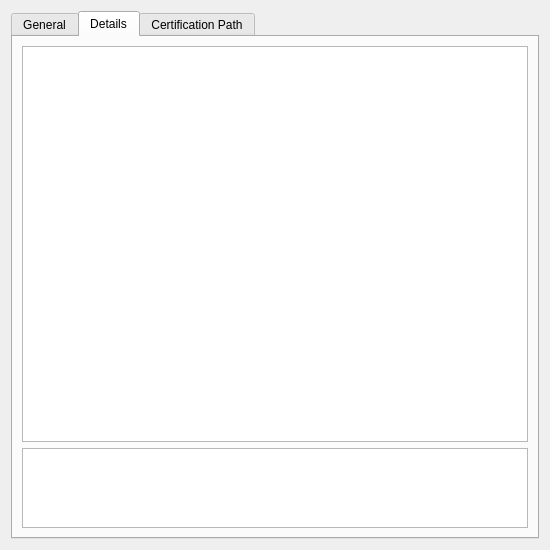
<?xml version="1.0" encoding="UTF-8"?>
<ui version="4.0">
 <class>CertificateViewerWidget</class>
 <widget class="QWidget" name="CertificateViewerWidget">
  <property name="geometry">
   <rect>
    <x>0</x>
    <y>0</y>
    <width>550</width>
    <height>550</height>
   </rect>
  </property>
  <layout class="QVBoxLayout" name="verticalLayout">
   <item>
    <widget class="QTabWidget" name="tabWidget">
     <property name="currentIndex">
      <number>1</number>
     </property>
     <widget class="QWidget" name="generalTab">
      <attribute name="title">
       <string>General</string>
      </attribute>
      <layout class="QVBoxLayout" name="generalLayout">
       <item>
        <widget class="QGroupBox" name="issuedToGroup">
         <property name="title">
          <string>Issued To</string>
         </property>
         <layout class="QFormLayout" name="issuedToFormLayout">
          <property name="fieldGrowthPolicy">
           <enum>QFormLayout::FieldGrowthPolicy::ExpandingFieldsGrow</enum>
          </property>
          <property name="labelAlignment">
           <set>Qt::AlignmentFlag::AlignLeading</set>
          </property>
          <item row="0" column="0">
           <widget class="QLabel" name="issuedToCNLabel">
            <property name="text">
             <string>Common Name (CN):</string>
            </property>
           </widget>
          </item>
          <item row="0" column="1">
           <widget class="QLineEdit" name="issuedToCNEdit">
            <property name="alignment">
             <set>Qt::AlignmentFlag::AlignLeading</set>
            </property>
            <property name="readOnly">
             <bool>true</bool>
            </property>
           </widget>
          </item>
          <item row="1" column="0">
           <widget class="QLabel" name="issuedToOLabel">
            <property name="text">
             <string>Organization (O):</string>
            </property>
           </widget>
          </item>
          <item row="1" column="1">
           <widget class="QLineEdit" name="issuedToOEdit">
            <property name="alignment">
             <set>Qt::AlignmentFlag::AlignLeading</set>
            </property>
            <property name="readOnly">
             <bool>true</bool>
            </property>
           </widget>
          </item>
          <item row="2" column="0">
           <widget class="QLabel" name="issuedToOULabel">
            <property name="text">
             <string>Organizational Unit (OU):</string>
            </property>
           </widget>
          </item>
          <item row="2" column="1">
           <widget class="QLineEdit" name="issuedToOUEdit">
            <property name="alignment">
             <set>Qt::AlignmentFlag::AlignLeading</set>
            </property>
            <property name="readOnly">
             <bool>true</bool>
            </property>
           </widget>
          </item>
          <item row="3" column="0">
           <widget class="QLabel" name="issuedToSerialLabel">
            <property name="text">
             <string>Serial Number:</string>
            </property>
           </widget>
          </item>
          <item row="3" column="1">
           <widget class="QLineEdit" name="issuedToSerialEdit">
            <property name="alignment">
             <set>Qt::AlignmentFlag::AlignLeading</set>
            </property>
            <property name="readOnly">
             <bool>true</bool>
            </property>
           </widget>
          </item>
         </layout>
        </widget>
       </item>
       <item>
        <widget class="QGroupBox" name="issuedByGroup">
         <property name="title">
          <string>Issued By</string>
         </property>
         <layout class="QFormLayout" name="issuedByFormLayout">
          <property name="fieldGrowthPolicy">
           <enum>QFormLayout::FieldGrowthPolicy::ExpandingFieldsGrow</enum>
          </property>
          <property name="labelAlignment">
           <set>Qt::AlignmentFlag::AlignLeading</set>
          </property>
          <item row="0" column="0">
           <widget class="QLabel" name="issuedByCNLabel">
            <property name="text">
             <string>Common Name (CN):</string>
            </property>
           </widget>
          </item>
          <item row="0" column="1">
           <widget class="QLineEdit" name="issuedByCNEdit">
            <property name="alignment">
             <set>Qt::AlignmentFlag::AlignLeading</set>
            </property>
            <property name="readOnly">
             <bool>true</bool>
            </property>
           </widget>
          </item>
          <item row="1" column="0">
           <widget class="QLabel" name="issuedByOLabel">
            <property name="text">
             <string>Organization (O):</string>
            </property>
           </widget>
          </item>
          <item row="1" column="1">
           <widget class="QLineEdit" name="issuedByOEdit">
            <property name="alignment">
             <set>Qt::AlignmentFlag::AlignLeading</set>
            </property>
            <property name="readOnly">
             <bool>true</bool>
            </property>
           </widget>
          </item>
          <item row="2" column="0">
           <widget class="QLabel" name="issuedByOULabel">
            <property name="text">
             <string>Organizational Unit (OU):</string>
            </property>
           </widget>
          </item>
          <item row="2" column="1">
           <widget class="QLineEdit" name="issuedByOUEdit">
            <property name="alignment">
             <set>Qt::AlignmentFlag::AlignLeading</set>
            </property>
            <property name="readOnly">
             <bool>true</bool>
            </property>
           </widget>
          </item>
         </layout>
        </widget>
       </item>
       <item>
        <widget class="QGroupBox" name="validityGroup">
         <property name="title">
          <string>Validity</string>
         </property>
         <layout class="QFormLayout" name="validityFormLayout">
          <property name="fieldGrowthPolicy">
           <enum>QFormLayout::FieldGrowthPolicy::ExpandingFieldsGrow</enum>
          </property>
          <property name="labelAlignment">
           <set>Qt::AlignmentFlag::AlignLeading</set>
          </property>
          <item row="0" column="0">
           <widget class="QLabel" name="notBeforeLabel">
            <property name="text">
             <string>Issued On:</string>
            </property>
           </widget>
          </item>
          <item row="0" column="1">
           <widget class="QLineEdit" name="notBeforeEdit">
            <property name="alignment">
             <set>Qt::AlignmentFlag::AlignLeading</set>
            </property>
            <property name="readOnly">
             <bool>true</bool>
            </property>
           </widget>
          </item>
          <item row="1" column="0">
           <widget class="QLabel" name="notAfterLabel">
            <property name="text">
             <string>Expires On:</string>
            </property>
           </widget>
          </item>
          <item row="1" column="1">
           <widget class="QLineEdit" name="notAfterEdit">
            <property name="alignment">
             <set>Qt::AlignmentFlag::AlignLeading</set>
            </property>
            <property name="readOnly">
             <bool>true</bool>
            </property>
           </widget>
          </item>
         </layout>
        </widget>
       </item>
       <item>
        <widget class="QGroupBox" name="keyUsageGroup">
         <property name="title">
          <string>Key Usage</string>
         </property>
         <layout class="QVBoxLayout" name="keyUsageLayout">
          <item>
           <widget class="QLineEdit" name="keyUsageEdit">
            <property name="readOnly">
             <bool>true</bool>
            </property>
           </widget>
          </item>
         </layout>
        </widget>
       </item>
       <item>
        <spacer name="generalSpacer">
         <property name="orientation">
          <enum>Qt::Orientation::Vertical</enum>
         </property>
         <property name="sizeHint" stdset="0">
          <size>
           <width>20</width>
           <height>10</height>
          </size>
         </property>
        </spacer>
       </item>
      </layout>
     </widget>
     <widget class="QWidget" name="detailsTab">
      <attribute name="title">
       <string>Details</string>
      </attribute>
      <layout class="QVBoxLayout" name="detailsLayout">
       <item>
        <widget class="QTreeView" name="detailsTreeView">
         <property name="alternatingRowColors">
          <bool>true</bool>
         </property>
        </widget>
       </item>
       <item>
        <widget class="QTextEdit" name="detailsValueEdit">
         <property name="maximumSize">
          <size>
           <width>16777215</width>
           <height>80</height>
          </size>
         </property>
         <property name="font">
          <font>
           <family>Courier</family>
          </font>
         </property>
         <property name="readOnly">
          <bool>true</bool>
         </property>
        </widget>
       </item>
      </layout>
     </widget>
     <widget class="QWidget" name="certPathTab">
      <attribute name="title">
       <string>Certification Path</string>
      </attribute>
      <layout class="QVBoxLayout" name="certPathLayout">
       <item>
        <widget class="QTreeView" name="certPathTreeView">
         <property name="textElideMode">
          <enum>Qt::TextElideMode::ElideNone</enum>
         </property>
         <property name="headerHidden">
          <bool>true</bool>
         </property>
        </widget>
       </item>
       <item>
        <widget class="QGroupBox" name="certPathSummaryGroup">
         <property name="title">
          <string>Certificate Status</string>
         </property>
         <layout class="QFormLayout" name="certPathSummaryLayout">
          <property name="fieldGrowthPolicy">
           <enum>QFormLayout::FieldGrowthPolicy::ExpandingFieldsGrow</enum>
          </property>
          <item row="0" column="0">
           <widget class="QLabel" name="certPathCNLabel">
            <property name="text">
             <string>Common Name:</string>
            </property>
           </widget>
          </item>
          <item row="0" column="1">
           <widget class="QLineEdit" name="certPathCNEdit">
            <property name="readOnly">
             <bool>true</bool>
            </property>
           </widget>
          </item>
          <item row="1" column="0">
           <widget class="QLabel" name="certPathStatusLabel">
            <property name="text">
             <string>Status:</string>
            </property>
           </widget>
          </item>
          <item row="1" column="1">
           <widget class="QLineEdit" name="certPathStatusEdit">
            <property name="readOnly">
             <bool>true</bool>
            </property>
           </widget>
          </item>
         </layout>
        </widget>
       </item>
      </layout>
     </widget>
    </widget>
   </item>
  </layout>
 </widget>
 <resources/>
 <connections/>
</ui>
